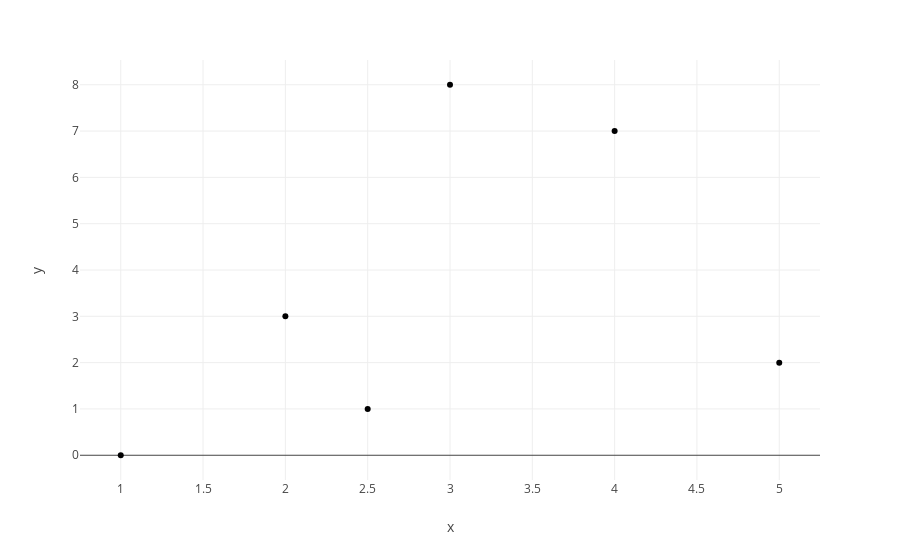

The code cell stored with this chart in its notebook:
### Markdown cell above
Data Input

### Code cell
X = np.array([1,2,2.5,3,4,5])
Y = np.array([0,3,1,8,7,2])
sigman = .1
sigmaf = 1
l = 1
f0 = np.zeros_like(X)

fig = px.scatter(x=X, y=Y)
fig.show()

### Figure 1 — Plotly figure (JSON) as saved in the notebook; plotly's stock layout.template omitted (floating-point values rounded to 4 significant figures)
{"data": [{"hovertemplate": "x=%{x}<br>y=%{y}<extra></extra>", "legendgroup": "", "marker": {"color": "#000001", "symbol": "circle"}, "mode": "markers", "name": "", "orientation": "v", "showlegend": false, "type": "scatter", "x": [1.0, 2.0, 2.5, 3.0, 4.0, 5.0], "xaxis": "x", "y": [0, 3, 1, 8, 7, 2], "yaxis": "y"}], "layout": {"legend": {"tracegroupgap": 0}, "margin": {"t": 60}, "xaxis": {"anchor": "y", "domain": [0, 1], "title": {"text": "x"}}, "yaxis": {"anchor": "x", "domain": [0, 1], "title": {"text": "y"}}}}
